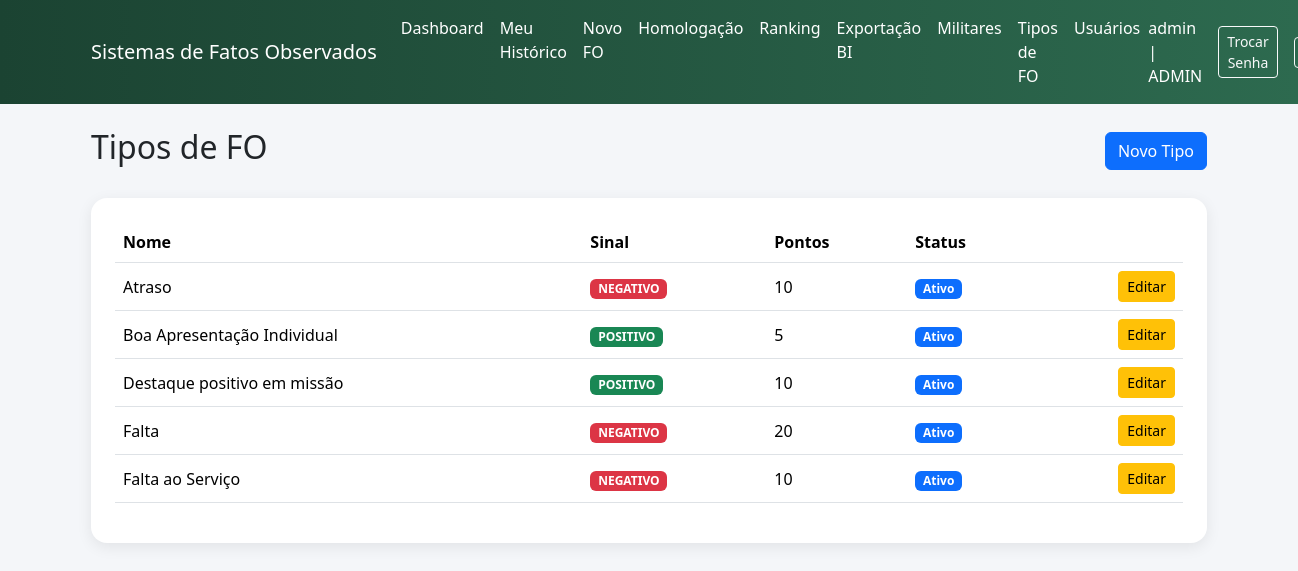
Before: /fo/admin/tipos (signed in) with the older database file.
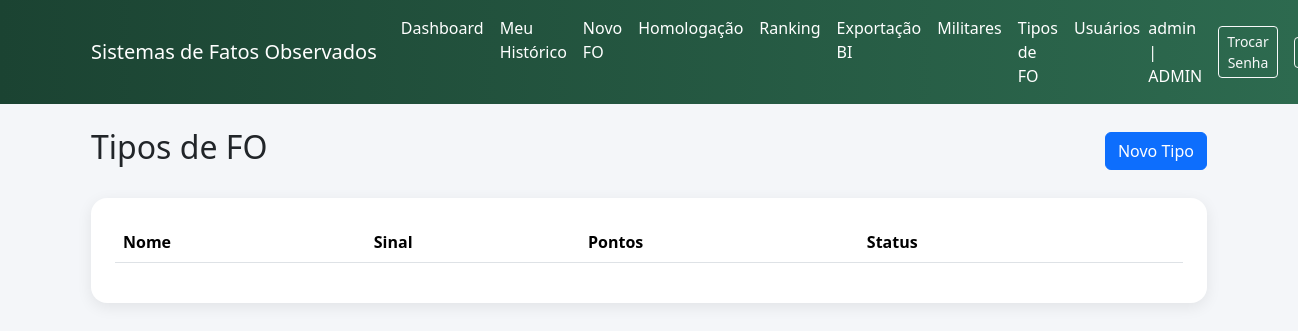
After: the same page with the newer database file.
### app/fo/models.py (models this page shows, shortened)
class TipoDeFato(db.Model):
    __tablename__ = 'tipo_de_fato'
    id = db.Column(db.Integer, primary_key=True)
    nome = db.Column(db.String(150), nullable=False)
    sinal = db.Column(db.String(10), nullable=False) #positivo ou negativo
    pontos = db.Column(db.Integer, nullable=False)
    texto_boletim = db.Column(db.Text, nullable=True)
    ativo = db.Column(db.Boolean, default=True, nullable=False)

### app/fo/routes.py (the view)
@fo_bp.route("/admin/tipos")
@login_required
@requer_admin
def admin_tipos():
    tipos = TipoDeFato.query.order_by(TipoDeFato.nome.asc()).all()
    return render_template("fo/admin_tipos.html", tipos=tipos)

### app/fo/permissions.py (called while the page is built)
def perfil_permitido(*perfis):
    def decorator(func):
        @wraps(func)
        def wrapper(*args, **kwargs):
            if not current_user.is_authenticated:
                flash("Faça login para acessar o sistema.", "warning")
                return redirect(url_for("auth.login"))
            if current_user.perfil not in perfis and current_user.perfil != "ADMIN":
                flash("Você não possui permissão para acessar esta área.", "danger")
                if request.referrer:
                    return redirect(request.referrer)
                return redirect(url_for("index"))
            return func(*args, **kwargs)
        return wrapper
    return decorator

### app/templates/fo/admin_tipos.html (shortened to what this page needs)
{% extends "base.html" %}
{% block content %}
<div class="d-flex justify-content-between align-items-center mb-4">
    <h2>Tipos de FO</h2>
    <a href="{{ url_for('fo.admin_tipo_novo') }}"
       class="btn btn-primary">
        Novo Tipo
    </a>
</div>
<div class="card card-glass p-4">
    <table class="table table-hover align-middle">
        <thead>
            <tr>
                <th>Nome</th>
                <th>Sinal</th>
                <th>Pontos</th>
                <th>Status</th>
                <th></th>
            </tr>
        </thead>
        <tbody>
            {% for tipo in tipos %}
            <tr>
                <td>{{ tipo.nome }}</td>
                <td>
                    {% if tipo.sinal == "POSITIVO" %}
                        <span class="badge bg-success">POSITIVO</span>
                    {% else %}
                        <span class="badge bg-danger">NEGATIVO</span>
                    {% endif %}
                </td>
                <td>{{ tipo.pontos }}</td>
                <td>
                    {% if tipo.ativo %}
                        <span class="badge bg-primary">Ativo</span>
                    {% else %}
                        <span class="badge bg-secondary">Inativo</span>
                    {% endif %}
                </td>
                <td class="text-end">
                    <a href="{{ url_for('fo.admin_tipo_editar', tipo_id=tipo.id) }}"
                       class="btn btn-sm btn-warning">
                        Editar
                    </a>
                </td>
            </tr>
            {% endfor %}
        </tbody>
    </table>
</div>
{% endblock %}

Changed rows visible on the page:
removed TipoDeFato: nome "Atraso", sinal "NEGATIVO", pontos "10", ativo "Ativo"
removed TipoDeFato: nome "Boa Apresentação Individual", sinal "POSITIVO", pontos "5", ativo "Ativo"
removed TipoDeFato: nome "Destaque positivo em missão", sinal "POSITIVO", pontos "10", ativo "Ativo"
removed TipoDeFato: nome "Falta", sinal "NEGATIVO", pontos "20", ativo "Ativo"
removed TipoDeFato: nome "Falta ao Serviço", sinal "NEGATIVO", pontos "10", ativo "Ativo"
